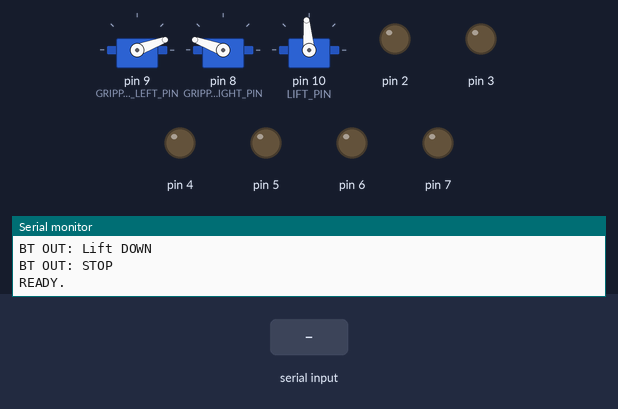
Recording of a sketch running on a simulated Arduino Nano, built with avr-gcc and run on an emulated ATmega328P. Parts: 3 × servo, output pins drawn as LEDs (lit = HIGH), the last lines printed to the serial monitor. The test bench sets the inputs (shaded band).

Above: at 3.2 s.
3.3 s: byte 70 (CMD_FORWARD) received over Serial
At 3.7 s:
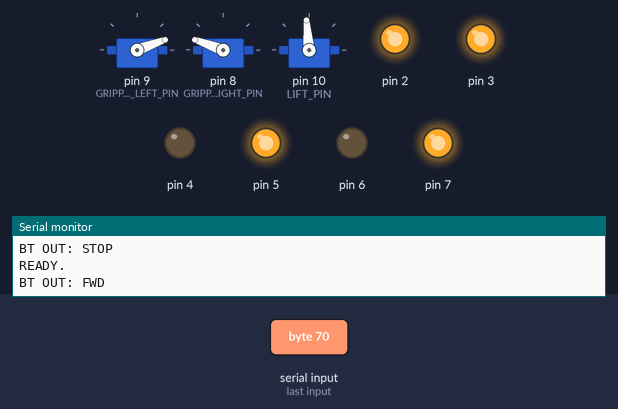
4.8 s: byte 66 (CMD_BACKWARD) received over Serial
At 6.0 s:
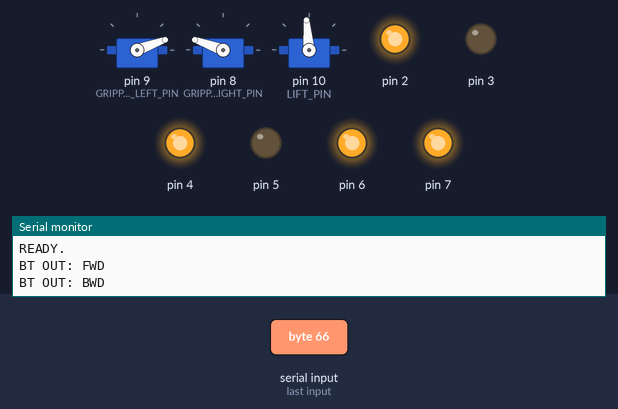
6.3 s: byte 76 (CMD_LEFT) received over Serial
At 7.2 s:
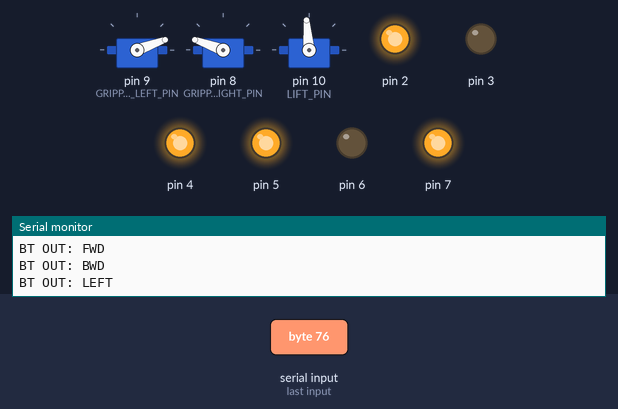
7.8 s: byte 82 (CMD_RIGHT) received over Serial
At 8.4 s:
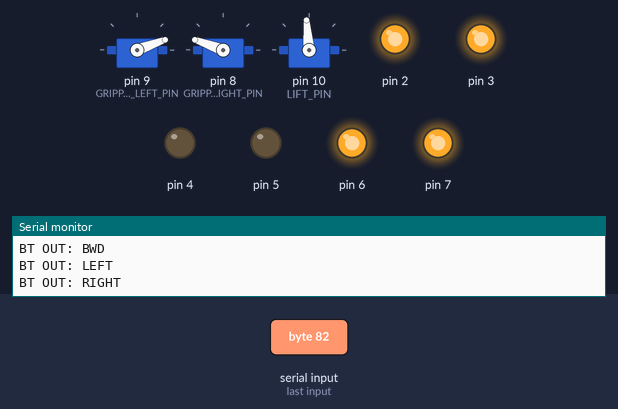
9.3 s: byte 84 (CMD_TRIANGLE) received over Serial
At 9.6 s:
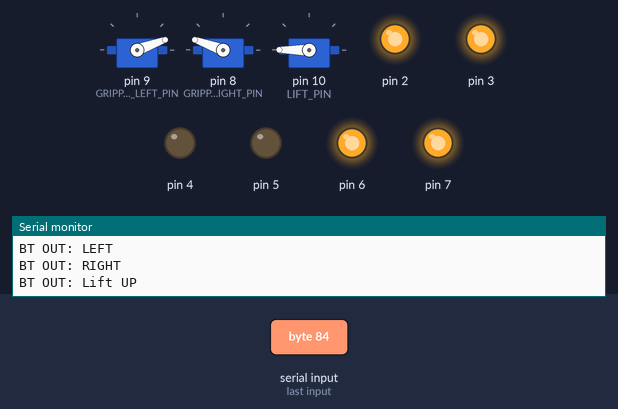
10.8 s: byte 83 (CMD_SQUARE) received over Serial
At 12.3 s:
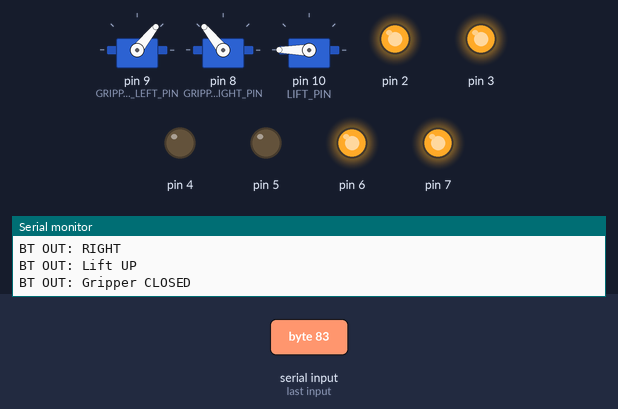
Timing chart, 0 to 13.3 s (numbered marks = the images above; inputs shaded):
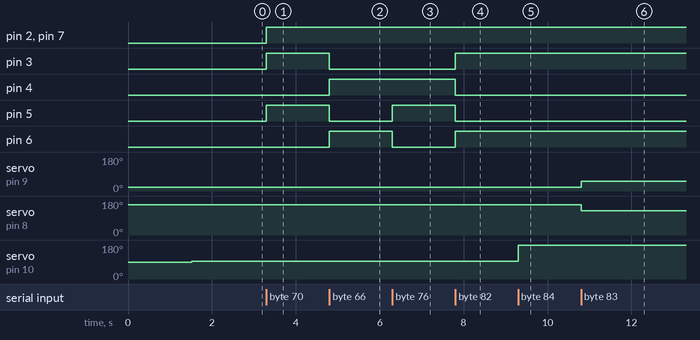

The sketch:

Nano.ino
```cpp
#include <Servo.h>
#include <SoftwareSerial.h>

//Define Kontroler
#define CMD_FORWARD 'F'
#define CMD_BACKWARD 'B'
#define CMD_LEFT 'L'
#define CMD_RIGHT 'R'
#define CMD_CIRCLE 'C'
#define CMD_CROSS 'X'
#define CMD_TRIANGLE 'T'
#define CMD_SQUARE 'S'
#define CMD_START 'A'
#define CMD_PAUSE 'P'

// ==================== KONFIGURASI PIN ====================
// Bluetooth HC-05 Configuration
SoftwareSerial bluetooth(0, 1); // RX, TX (menggunakan D0, D1)

struct MotorConfig {
    // L298N Pin Connections
    const uint8_t ENA = 2; // PWM motor kiri
    const uint8_t IN1 = 3;
    const uint8_t IN2 = 4;
    const uint8_t IN3 = 5;
    const uint8_t IN4 = 6;
    const uint8_t ENB = 7; // PWM motor kanan

    // Motor constants
    const uint8_t DEFAULT_SPEED = 140;
    const uint8_t MAX_SPEED = 255;
    const uint8_t MIN_SPEED = 0;
} motor;

struct GripperConfig {
    // Servo Pin Connections
    const uint8_t GRIPPER_RIGHT_PIN = 8;
    const uint8_t GRIPPER_LEFT_PIN = 9;
    const uint8_t LIFT_PIN = 10;

    // Nilai sudut untuk servo (0-180 derajat)
    const uint8_t GRIPPER_LEFT_OPEN = 20;
    const uint8_t GRIPPER_RIGHT_OPEN = 160;
    const uint8_t GRIPPER_LEFT_CLOSE = 51;
    const uint8_t GRIPPER_RIGHT_CLOSE = 129;
    const uint8_t GRIPPER_LEFT_CLB = 0;
    const uint8_t GRIPPER_RIGHT_CLB = 180;
    const uint8_t LIFT_UP = 180;
    const uint8_t LIFT_DOWN = 95;
} gripper;

// ==================== DEKLARASI OBJEK ====================
Servo gripperLeftServo;
Servo gripperRightServo;
Servo liftServo;

// ==================== VARIABEL GLOBAL ====================
uint8_t currentSpeed = motor.DEFAULT_SPEED;
bool gripperOpen = true;
bool liftUp = false;
bool bluetoothMode = true;

// ==================== DEKLARASI FUNGSI ====================
void sendBluetooth(String message);
void processBluetoothCommand(char command);
void processSerialCommand(char command);

// ==================== CLASS GRIPPER CONTROLLER ====================
class GripperController {
private:
    bool initialized = false;
public:
    void init() {
        if (!initialized) {
            gripperLeftServo.attach(gripper.GRIPPER_LEFT_PIN);
            gripperRightServo.attach(gripper.GRIPPER_RIGHT_PIN);
            liftServo.attach(gripper.LIFT_PIN);
            initialized = true;
        }
    }

    void openGripper() {
        init();
        gripperLeftServo.write(gripper.GRIPPER_LEFT_OPEN);
        gripperRightServo.write(gripper.GRIPPER_RIGHT_OPEN);
        gripperOpen = true;
        sendBluetooth("Gripper OPENED");
    }

    void closeGripper() {
        init();
        gripperLeftServo.write(gripper.GRIPPER_LEFT_CLOSE);
        gripperRightServo.write(gripper.GRIPPER_RIGHT_CLOSE);
        gripperOpen = false;
        sendBluetooth("Gripper CLOSED");
    }

    void CalibrateArmGripper() {
        init();
        gripperLeftServo.write(gripper.GRIPPER_LEFT_CLB);
        gripperRightServo.write(gripper.GRIPPER_RIGHT_CLB);
        sendBluetooth("Kalibrasi Gripper");
    }

    void liftUpFunc() {
        init();
        liftServo.write(gripper.LIFT_UP);
        liftUp = true;
        sendBluetooth("Lift UP");
    }

    void liftDownFunc() {
        init();
        liftServo.write(gripper.LIFT_DOWN);
        liftUp = false;
        sendBluetooth("Lift DOWN");
    }

    bool getGripperState() { return gripperOpen; }
    bool getLiftState() { return liftUp; }
} gripperCtrl;

// ==================== CLASS MOTOR CONTROLLER ====================
class MotorController {
private:
    void setMotorDirection(bool leftForward, bool rightForward) {
        // Motor kiri (A)
        if (leftForward) {
            digitalWrite(motor.IN1, HIGH);
            digitalWrite(motor.IN2, LOW);
        } else {
            digitalWrite(motor.IN1, LOW);
            digitalWrite(motor.IN2, HIGH);
        }

        // Motor kanan (B)
        if (rightForward) {
            digitalWrite(motor.IN3, HIGH);
            digitalWrite(motor.IN4, LOW);
        } else {
            digitalWrite(motor.IN3, LOW);
            digitalWrite(motor.IN4, HIGH);
        }
    }

public:
    void setSpeed(uint8_t leftSpeed, uint8_t rightSpeed) {
        analogWrite(motor.ENA, leftSpeed);
        analogWrite(motor.ENB, rightSpeed);
    }

    void moveForward(uint8_t speed = currentSpeed) {
        setSpeed(speed, speed);
        setMotorDirection(true, true);
        sendBluetooth("FWD");
    }

    void moveBackward(uint8_t speed = currentSpeed) {
        setSpeed(speed, speed);
        setMotorDirection(false, false);
        sendBluetooth("BWD");
    }

    void turnLeft(uint8_t speed = currentSpeed) {
        setSpeed(speed, speed);
        setMotorDirection(false, true);
        sendBluetooth("LEFT");
    }

    void turnRight(uint8_t speed = currentSpeed) {
        setSpeed(speed, speed);
        setMotorDirection(true, false);
        sendBluetooth("RIGHT");
    }

    void stop() {
        digitalWrite(motor.IN1, LOW);
        digitalWrite(motor.IN2, LOW);
        digitalWrite(motor.IN3, LOW);
        digitalWrite(motor.IN4, LOW);
        analogWrite(motor.ENA, 0);
        analogWrite(motor.ENB, 0);
        sendBluetooth("STOP");
    }
} motorCtrl;

// ==================== IMPLEMENTASI FUNGSI BANTU ====================
void sendBluetooth(String message) {
    if (bluetoothMode) {
        bluetooth.println(message);
        // Kita juga print ke Serial Monitor untuk debugging
        Serial.print("BT OUT: ");
        Serial.println(message);
    }
}

// ==================== INISIALISASI PIN ====================
void initializePins() {
    pinMode(motor.ENA, OUTPUT);
    pinMode(motor.IN1, OUTPUT);
    pinMode(motor.IN2, OUTPUT);
    pinMode(motor.IN3, OUTPUT);
    pinMode(motor.IN4, OUTPUT);
    pinMode(motor.ENB, OUTPUT);

    digitalWrite(motor.IN1, LOW);
    digitalWrite(motor.IN2, LOW);
    digitalWrite(motor.IN3, LOW);
    digitalWrite(motor.IN4, LOW);
}

// ==================== SETUP ====================
void setup() {
    Serial.begin(9600);
    bluetooth.begin(9600);

    delay(1000);
    Serial.println("SYSTEM START...");

    initializePins();

    // Posisi awal
    gripperCtrl.openGripper();
    delay(500);
    gripperCtrl.liftDownFunc();
    delay(500);
    motorCtrl.stop();

    Serial.println("READY.");
}

// ==================== LOOP ====================
void loop() {
  if (Serial.available()) {
    char cmd = Serial.peek(); // Intip karakter pertama

    // Jika perintah diawali huruf 'V', itu adalah data slider PWM
    if (cmd == 'V') {
      Serial.read(); // Buang huruf 'V'
      int pwmValue = Serial.parseInt(); // Baca angkanya (0-255)

      // Update kecepatan motor (Tanpa ganggu servo)
      motorCtrl.setSpeed(pwmValue, pwmValue);

      // Bersihkan sisa karakter (newline/spasi)
      while(Serial.available()) Serial.read();
    }
    else {
      // Jika bukan V, berarti perintah biasa (F, B, L, R, dll)
      char command = Serial.read();
      processBluetoothCommand(command);
    }
  }
}

// ==================== PROCESS BLUETOOTH COMMANDS ====================
void processBluetoothCommand(char command) {
  switch (command) {
    case CMD_FORWARD:
        motorCtrl.moveForward();
        break;
    case CMD_BACKWARD:
        motorCtrl.moveBackward();
        break;
    case CMD_LEFT:
        motorCtrl.turnLeft();
        break;
    case CMD_RIGHT:
        motorCtrl.turnRight();
        break;
    case CMD_CIRCLE:
        gripperCtrl.openGripper();
        break;
    case CMD_CROSS:
        gripperCtrl.liftDownFunc();
        break;
    case CMD_TRIANGLE:
        gripperCtrl.liftUpFunc();
        break;
    case CMD_SQUARE:
        gripperCtrl.closeGripper();
        break;
    case CMD_START:
        gripperCtrl.CalibrateArmGripper();
        break;
    case CMD_PAUSE:
        motorCtrl.stop();
        break;
    default:
        // Jika perintah tidak dikenali, coba cek apakah itu perintah Serial biasa (w,a,s,d)
        // Opsional: processSerialCommand(command);
        break;
  }
}

// ==================== PROCESS SERIAL COMMANDS ====================
void processSerialCommand(char command) {
    switch (command) {
        case 'w': motorCtrl.moveForward(); break;
        case 's': motorCtrl.moveBackward(); break;
        case 'a': motorCtrl.turnLeft(); break;
        case 'd': motorCtrl.turnRight(); break;
        case 'x': motorCtrl.stop(); break;

        // Speed control
        case '+':
            if (currentSpeed < motor.MAX_SPEED) currentSpeed += 10;
            break;
        case '-':
            if (currentSpeed > motor.MIN_SPEED) currentSpeed -= 10;
            break;

        // Gripper Serial keys
        case 'l': gripperCtrl.openGripper(); break;
        case 'j': gripperCtrl.closeGripper(); break;
        case 'i': gripperCtrl.liftUpFunc(); break;
        case 'k': gripperCtrl.liftDownFunc(); break;
        case 'm': gripperCtrl.CalibrateArmGripper(); break;
    }
}
```

Measured:
- after the input at 3.3 s, pin 2, pin 3, pin 5, pin 7: LOW → HIGH at once
- after the input at 4.8 s, pin 3, pin 5: HIGH → LOW at once; pin 4, pin 6: LOW → HIGH at once
- after the input at 6.3 s, pin 5: LOW → HIGH at once; pin 6: HIGH → LOW at once
- after the input at 7.8 s, pin 3, pin 6: LOW → HIGH at once; pin 4, pin 5: HIGH → LOW at once
- after the input at 9.3 s, servo on pin 10 (LIFT_PIN): 95° → 180° at once
- after the input at 10.8 s, servo on pin 9 (GRIPPER_LEFT_PIN): 20° → 51° at once; servo on pin 8 (GRIPPER_RIGHT_PIN): 160° → 129° at once
